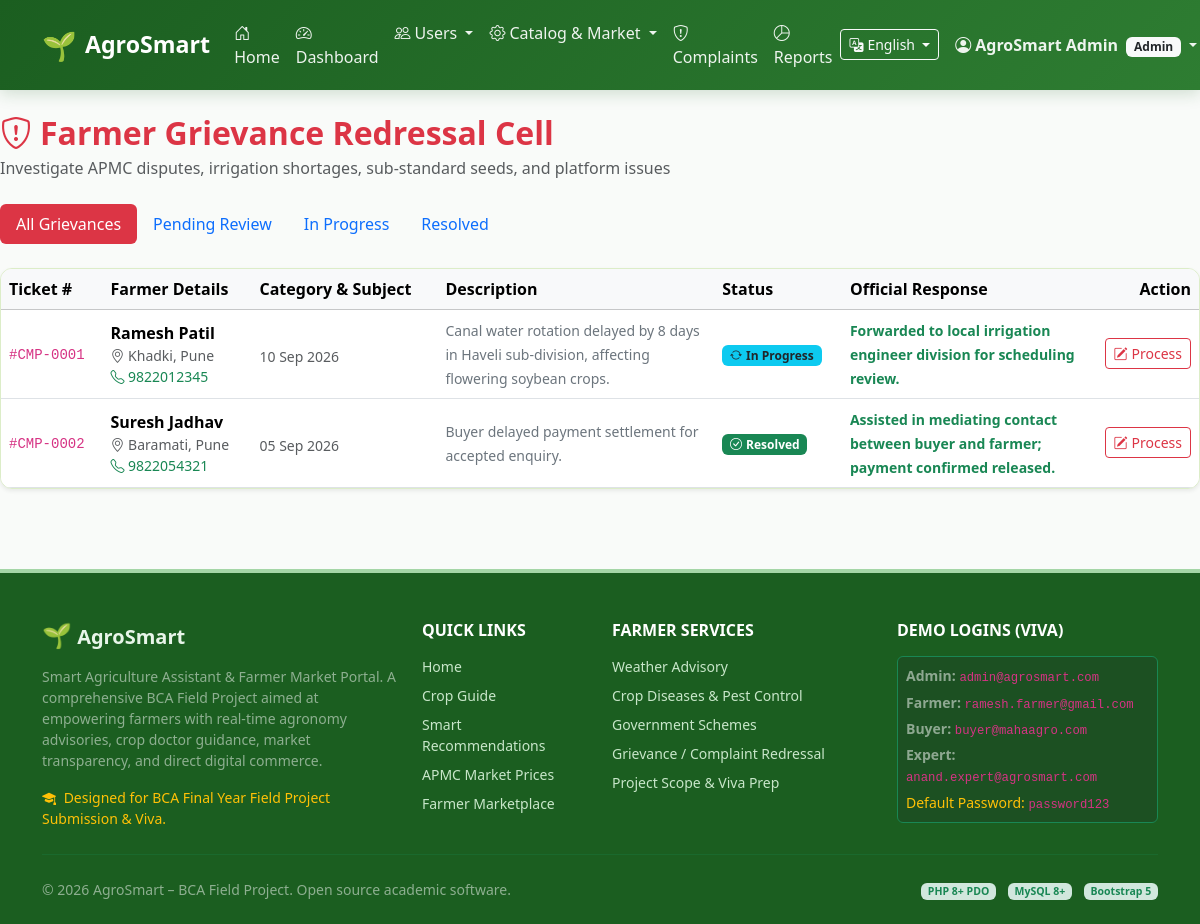
/admin/complaints.php (signed in), run on the app's committed database.
### tables this page shows
CREATE TABLE `complaints` (
  `complaint_id` INT AUTO_INCREMENT PRIMARY KEY,
  `farmer_id` INT NOT NULL,
  `complaint_type` ENUM('Market', 'Crop', 'Irrigation', 'Marketplace', 'Other') NOT NULL,
  `description` TEXT NOT NULL,
  `status` ENUM('Pending', 'In Progress', 'Resolved') NOT NULL DEFAULT 'Pending',
  `admin_response` TEXT NULL,
  `created_at` DATETIME DEFAULT CURRENT_TIMESTAMP,
  `resolved_at` DATETIME NULL,
  CONSTRAINT `fk_complaint_farmer` FOREIGN KEY (`farmer_id`) REFERENCES `farmers` (`farmer_id`) ON DELETE CASCADE
);

CREATE TABLE `users` (
  `user_id` INT AUTO_INCREMENT PRIMARY KEY,
  `name` VARCHAR(100) NOT NULL,
  `email` VARCHAR(150) NOT NULL UNIQUE,
  `mobile` VARCHAR(15) NOT NULL,
  `password` VARCHAR(255) NOT NULL,
  `role` ENUM('farmer', 'buyer', 'expert', 'admin') NOT NULL DEFAULT 'farmer',
  `status` ENUM('active', 'blocked') NOT NULL DEFAULT 'active',
  `created_at` DATETIME DEFAULT CURRENT_TIMESTAMP
);

CREATE TABLE `farmers` (
  `farmer_id` INT AUTO_INCREMENT PRIMARY KEY,
  `user_id` INT NOT NULL UNIQUE,
  `village` VARCHAR(100) NOT NULL,
  `district` VARCHAR(100) NOT NULL,
  `state` VARCHAR(100) NOT NULL DEFAULT 'Maharashtra',
  `land_area` DECIMAL(6, 2) NOT NULL COMMENT 'In Acres',
  `main_crop` VARCHAR(100) NOT NULL,
  `soil_type` VARCHAR(50) NOT NULL,
  `water_availability` ENUM('Rainfed', 'Canal', 'Well/Borewell', 'Drip Irrigation') NOT NULL,
  `created_at` DATETIME DEFAULT CURRENT_TIMESTAMP,
  CONSTRAINT `fk_farmer_user` FOREIGN KEY (`user_id`) REFERENCES `users` (`user_id`) ON DELETE CASCADE
);

### includes/functions.php (called while the page is built, shortened)
<?php
function e($string) {
    return htmlspecialchars((string)$string, ENT_QUOTES, 'UTF-8');
}

### admin/complaints.php (the view, shortened to what this page needs)
<?php
$pdo = getDBConnection();
$filter = $_GET['status'] ?? '';
$query = "SELECT c.*, f.village, f.district, u.name as farmer_name, u.mobile as farmer_mobile FROM complaints c JOIN farmers f ON c.farmer_id = f.farmer_id JOIN users u ON f.user_id = u.user_id WHERE 1=1";
$params = [];
$query .= " ORDER BY c.created_at DESC";
$stmt = $pdo->prepare($query);
$stmt->execute($params);
$complaints = $stmt->fetchAll();
require_once __DIR__ . '/../includes/header.php';
?>
<div class="d-flex flex-column flex-md-row justify-content-between align-items-md-center mb-4">
  <div>
    <h2 class="fw-bold text-danger mb-1"><i class="bi bi-shield-exclamation me-2"></i>Farmer Grievance Redressal Cell</h2>
    <p class="text-muted mb-0">Investigate APMC disputes, irrigation shortages, sub-standard seeds, and platform issues</p>
  </div>
</div>
<ul class="nav nav-pills mb-4">
  <li class="nav-item">
    <a class="nav-link <?= empty($filter) ? 'active bg-danger' : '' ?>" href="<?= BASE_URL ?>/admin/complaints.php">All Grievances</a>
  </li>
  <li class="nav-item">
    <a class="nav-link <?= $filter === 'Pending' ? 'active bg-warning text-dark' : '' ?>" href="<?= BASE_URL ?>/admin/complaints.php?status=Pending">Pending Review</a>
  </li>
  <li class="nav-item">
    <a class="nav-link <?= $filter === 'In Progress' ? 'active bg-info text-dark' : '' ?>" href="<?= BASE_URL ?>/admin/complaints.php?status=In Progress">In Progress</a>
  </li>
  <li class="nav-item">
    <a class="nav-link <?= $filter === 'Resolved' ? 'active bg-success' : '' ?>" href="<?= BASE_URL ?>/admin/complaints.php?status=Resolved">Resolved</a>
  </li>
</ul>
<div class="card card-agro shadow-sm">
  <div class="card-body p-0">
    <div class="table-responsive">
      <table class="table table-hover align-middle mb-0">
        <thead class="table-light">
          <tr>
            <th>Ticket #</th>
            <th>Farmer Details</th>
            <th>Category & Subject</th>
            <th>Description</th>
            <th>Status</th>
            <th>Official Response</th>
            <th class="text-end">Action</th>
          </tr>
        </thead>
        <tbody>
          <?php if (empty($complaints)): ?>
            <tr><td colspan="7" class="text-center py-4 text-muted">No grievances found.</td></tr>
          <?php else: ?>
            <?php foreach ($complaints as $c): ?>
              <tr>
                <td><code>#CMP-<?= str_pad($c['complaint_id'], 4, '0', STR_PAD_LEFT) ?></code></td>
                <td>
                  <strong><?= e($c['farmer_name']) ?></strong>
                  <div class="small text-muted"><i class="bi bi-geo-alt"></i> <?= e($c['village']) ?>, <?= e($c['district']) ?></div>
                  <div class="small text-success"><i class="bi bi-telephone"></i> <?= e($c['farmer_mobile']) ?></div>
                </td>
                <td>
                  <small class="text-muted"><?= date('d M Y', strtotime($c['created_at'])) ?></small>
                </td>
                <td style="max-width: 250px;">
                  <small class="text-secondary"><?= e($c['description']) ?></small>
                </td>
                <td>
                  <?php if ($c['status'] === 'Resolved'): ?>
                    <span class="badge bg-success"><i class="bi bi-check-circle me-1"></i>Resolved</span>
                  <?php elseif ($c['status'] === 'In Progress'): ?>
                    <span class="badge bg-info text-dark"><i class="bi bi-arrow-repeat me-1"></i>In Progress</span>
                  <?php else: ?>
                    <span class="badge bg-warning text-dark"><i class="bi bi-clock-history me-1"></i>Pending</span>
                  <?php endif; ?>
                </td>
                <td style="max-width: 220px;">
                  <?php if (!empty($c['admin_response'])): ?>
                    <small class="text-success fw-semibold"><?= e($c['admin_response']) ?></small>
                  <?php else: ?>
                    <span class="text-muted small">No reply yet</span>
                  <?php endif; ?>
                </td>
                <td class="text-end">
                  <button type="button" class="btn btn-sm btn-outline-danger" data-bs-toggle="modal" data-bs-target="#resolveModal<?= $c['complaint_id'] ?>">
                    <i class="bi bi-pencil-square me-1"></i>Process
                  </button>
                </td>
              </tr>
            <?php endforeach; ?>
          <?php endif; ?>
        </tbody>
      </table>
    </div>
  </div>
</div>
<?php require_once __DIR__ . '/../includes/footer.php'; ?>

### assets/css/style.css (style rules this page uses)
:root { --agro-primary: #2e7d32; --agro-primary-dark: #1b5e20; --agro-primary-light: #4caf50; --agro-bg-soft: #f1f8e9; --agro-accent-earth: #795548; --agro-accent-gold: #fbc02d; --agro-text-dark: #1f2937; --agro-border-subtle: #dcedc8; }
body { font-family: 'Segoe UI', system-ui, -apple-system, sans-serif; color: var(--agro-text-dark); background-color: #f9fbf9; min-height: 100vh; display: flex; flex-direction: column; }
.card-agro { border: 1px solid var(--agro-border-subtle); border-radius: 12px; background-color: #ffffff; box-shadow: 0 4px 12px rgba(0, 0, 0, 0.04); transition: all 0.25s ease; overflow: hidden; }

### data on the page
complaints: complaint_id "0001", users.name "Ramesh Patil", farmer.village "Khadki", farmer.district "Pune", users.mobile "9822012345", created_at "10 Sep 2026", description "Canal water rotation delayed by 8 days in Haveli sub-division, affecting flowering soybean crops.", status "In Progress" (drawn), admin_response "Forwarded to local irrigation engineer division for scheduling review."
complaints: complaint_id "0002", users.name "Suresh Jadhav", farmer.village "Baramati", farmer.district "Pune", users.mobile "9822054321", created_at "05 Sep 2026", description "Buyer delayed payment settlement for accepted enquiry.", status "Resolved" (drawn), admin_response "Assisted in mediating contact between buyer and farmer; payment confirmed released."

### other printed values
__('nav_home') "Home"
__('nav_dashboard') "Dashboard"
$userName "AgroSmart Admin"
$userRole "Admin"
